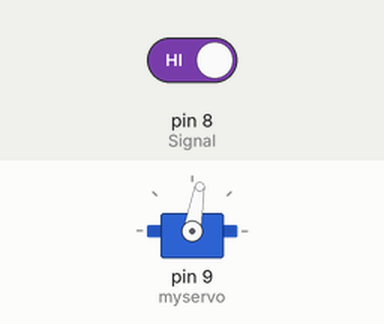
Recording of a sketch running on a simulated Arduino Uno, built with avr-gcc and run on an emulated ATmega328P. Shown: servo. The inputs (shaded band) are chosen by the test bench; at power-on: pin 8 (Signal) HIGH.

Above: at 1.2 s.
1.3 s: pin 8 (Signal) driven LOW
At 1.45 s:
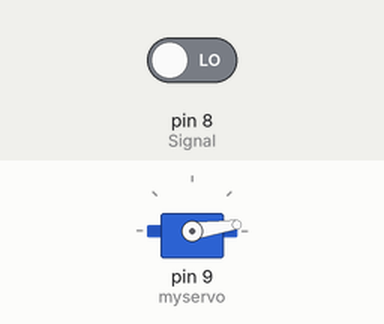
4.3 s: pin 8 (Signal) driven HIGH
At 7.0 s:
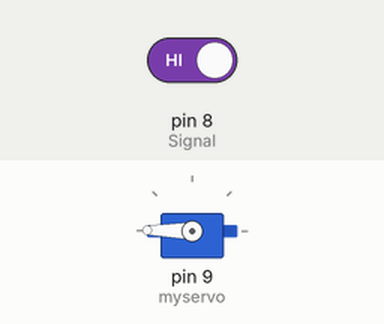
Timing chart, 0 to 8.5 s (numbered marks = the images above; inputs shaded):
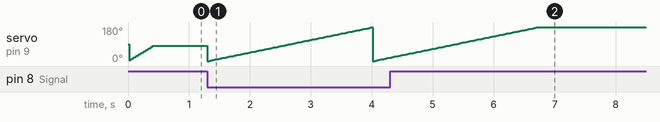

The sketch:

Automatic_Hand_Sanitizer.ino
```cpp
#include <Servo.h>
Servo myservo;
int pos;
int Signal = 8;
void setup()
{
  pinMode(Signal, INPUT);
  myservo.attach(9);
}
void loop() {
  int buttonState = digitalRead(Signal);
  delay(1);
if (buttonState == 0)
    {
  for ( pos = 0; pos < 180; pos += 1)
   {
    myservo.write(pos);
    delay(15);
   }
    }
else
    {
  for ( ;pos <= 80; pos += 1)
  {
    myservo.write(pos);
    delay(5);
   }
    }
}


/*
#include              //Servo library

Servo servo_test;        //initialize a servo object for the connected servo

int angle = 0;

void setup()
{
  servo_test.attach(9);      // attach the signal pin of servo to pin9 of arduino
}

void loop()
{
  for(angle = 0; angle < 180; angle += 1)    // command to move from 0 degrees to 180 degrees
  {
    servo_test.write(angle);                 //command to rotate the servo to the specified angle
    delay(15);
  }

  delay(1000);

  for(angle = 180; angle>=1; angle-=5)     // command to move from 180 degrees to 0 degrees
  {
    servo_test.write(angle);              //command to rotate the servo to the specified angle
    delay(5);
  }

    delay(1000);
}
*/
```
